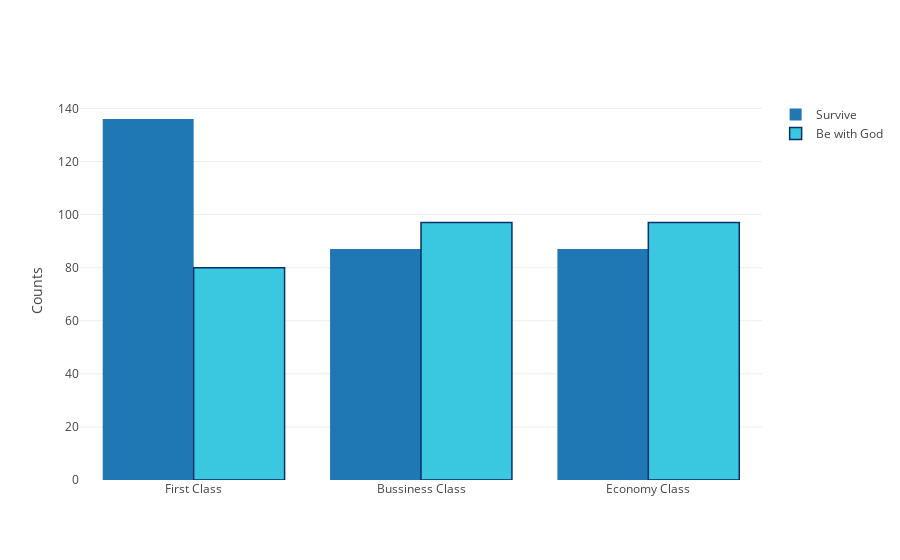

This figure's notebook cell:
### Markdown cell above
## 2.1 Do Nobles are easier to survive ?/貴族真的比較容易活下去嗎？
- From the film Titanic, we knew The First class/The Nobility have first priority to take the lifeboat.
- In other word, poor have little chance to take the lifeboat.
- 從電影，貴族具有絕對優先權搭乘救生筏，沒錢的閃邊去，是真的嗎？
- Let's find out.

![](http://media2.intoday.in/indiatoday/images/stories//2017April/titanic4-mos_042017035113.jpg)

### Code cell
class1_s = len(train[(train['Pclass']==1) & (train['Survived']==1)])
class1_d = len(train[(train['Pclass']==1) & (train['Survived']==0)])
class2_s = len(train[(train['Pclass']==2) & (train['Survived']==1)])
class2_d = len(train[(train['Pclass']==2) & (train['Survived']==0)])
class3_s = len(train[(train['Pclass']==3) & (train['Survived']==1)])
class3_d = len(train[(train['Pclass']==3) & (train['Survived']==0)])

trace1 = go.Bar(
    x=['First Class', 'Bussiness Class', 'Economy Class'],
    y=[class1_s , class2_s , class2_s],
    name='Survive')

trace2 = go.Bar(
    x=['First Class', 'Bussiness Class', 'Economy Class'],
    y=[class1_d , class2_d , class2_d],
    name='Be with God',
    marker=dict(
        color='rgb(58,200,225)',
        line=dict(
            color='rgb(8,48,107)',
            width=1.5)))
data = [trace1, trace2]
layout = go.Layout(
    barmode='group',
    yaxis = dict(zeroline = False, title='Counts'))
fig = go.Figure(data=data, layout=layout)
plotly.offline.iplot(fig, filename='grouped-bar')

### Figure 1 — Plotly figure (JSON) as saved in the notebook; plotly's stock layout.template omitted (floating-point values rounded to 4 significant figures)
{"data": [{"name": "Survive", "type": "bar", "x": ["First Class", "Bussiness Class", "Economy Class"], "y": [136, 87, 87]}, {"marker": {"color": "rgb(58,200,225)", "line": {"color": "rgb(8,48,107)", "width": 1.5}}, "name": "Be with God", "type": "bar", "x": ["First Class", "Bussiness Class", "Economy Class"], "y": [80, 97, 97]}], "layout": {"barmode": "group", "yaxis": {"title": "Counts", "zeroline": false}}}
